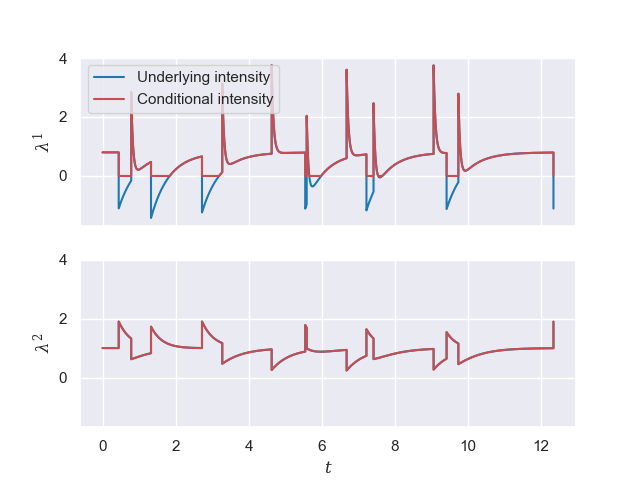

Write Python code to recreate this figure.
import numpy as np
from matplotlib import pyplot as plt
from class_and_func.multivariate_exponential_process import multivariate_exponential_hawkes
import seaborn as sns

from matplotlib import rcParams

rcParams['font.family'] = 'serif'
rcParams["mathtext.fontset"] = "dejavuserif"

if __name__ == "__main__":
    # Set seed
    np.random.seed(3)

    dim = 2  # 2, 3 ou 4

    if dim == 2:

        mu = np.array([0.8, 1.0])
        alpha = np.array([[-1.9, 3], [0.9, -0.7]])
        beta = np.array([[2, 20], [3, 2]])

    elif dim == 3:

        mu = np.array([0.5, 1.0, 1.0])
        alpha = np.array([[-1.9, 3, 0], [0, 0, 0], [1.0, 0, -0.5]])
        beta = np.array([[3, 20, 0], [0, 0, 0], [3, 0, 2]])

    elif dim == 4:

        mu = np.array([0.5, 1.0, 0.7, 0.4])
        alpha = 0.5*np.array([[-1.9, 3, -1.1, 0.5], [0.1, 0.6, 0, -1.3], [1.0, 0, -0.5, 1.7], [0.4, 0.8, 0.5, -1.0]])
        beta = 2.5*np.array([[3, 10, 2.5, 1.2], [1.7, 1.3, 0, 0.9], [3, 0, 1.4, 3.2],[1.2, 1.5, 0.8, 0.8]])

    elif dim == 5:

        mu = np.ones((5,1))
        alpha = np.zeros((5,5))
        beta = np.zeros((5,5))

    else:
        raise ValueError("Nein")

    alpha = np.abs(alpha)

    hawkes = multivariate_exponential_hawkes(mu=mu, alpha=alpha, beta=beta, max_jumps=15*(dim-1))

    # Create a process with given parameters and maximal number of jumps.

    hawkes.simulate()

    print(hawkes.timestamps[0], hawkes.timestamps[-1])

    sns.set_theme()

    fig, ax = plt.subplots(2, 1, sharey=True, sharex=True)

    ax[0].set_ylabel("$\lambda^1$")
    ax[1].set_ylabel("$\lambda^2$")

    ax[1].set_xlabel("$t$")
    hawkes.plot_intensity(ax=ax.T, plot_N=False)

    hawkes.plot_heatmap()

    plt.show()
